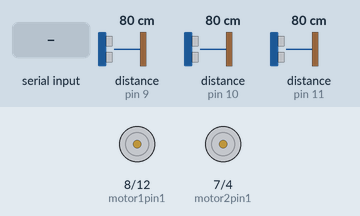
Recording of a sketch running on a simulated Arduino Uno, built with avr-gcc and run on an emulated ATmega328P. Parts: motor-driver pin pairs drawn as motors (green arrow = first pin HIGH = forward, orange = second pin HIGH = backward, longer = more drive, scaled by the enable pin). Wiring (inferred from the names in the program): 3 × ultrasonic range finder: trigger pin 9, echo pin 9 / trigger pin 10, echo pin 10 / trigger pin 11, echo pin 11. The inputs (shaded band) are chosen by the test bench; at power-on: distance to the obstacle (sensors on pin 10, pin 9, pin 11) 80 cm. The echo pulse lasts 58.3 µs per cm.

Above: at 1.2 s.
1.3 s: "U" received over Serial
At 2.5 s:
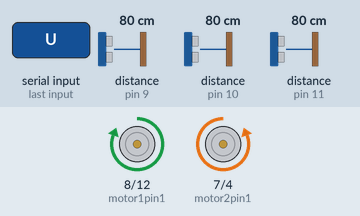
2.8 s: distance to the obstacle (sensor on pin 10) set to 13 cm
4.3 s: distance to the obstacle (sensor on pin 10) set to 10 cm
At 5.5 s:
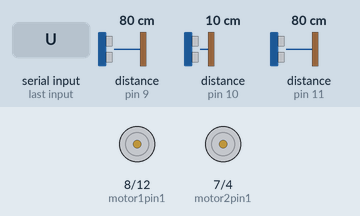
5.8 s: distance to the obstacle (sensor on pin 9) set to 13 cm
7.3 s: distance to the obstacle (sensor on pin 9) set to 10 cm
At 7.8 s:
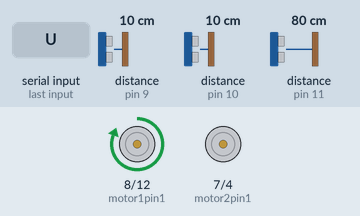
8.8 s: distance to the obstacle (sensor on pin 11) set to 13 cm
10.3 s: distance to the obstacle (sensor on pin 11) set to 10 cm
At 11.2 s:
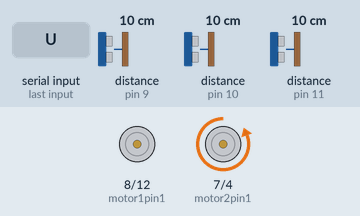
Timing chart, 0 to 12.8 s (numbered marks = the images above; inputs shaded):
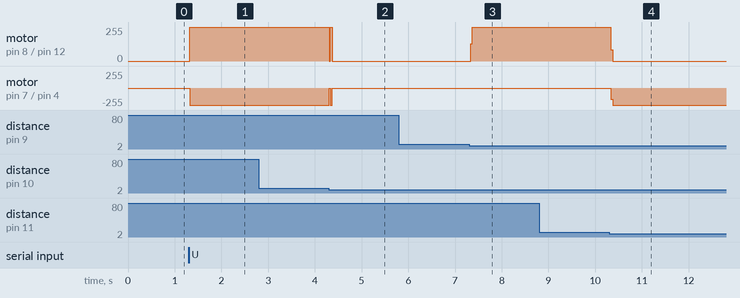

Measured:
- the behaviour switches between 12 and 11 cm on distance to the obstacle (sensor on pin 10) (found by bisection; images 1 and 2)
- the behaviour switches between 12 and 11 cm on distance to the obstacle (sensor on pin 9) (found by bisection; images 2 and 3)
- the behaviour switches between 12 and 11 cm on distance to the obstacle (sensor on pin 11) (found by bisection; images 3 and 4)
- after the input at 1.3 s, motor on pin 8 (motor1pin1) / pin 12 (motor1pin2): stopped → forward 255/255 at once; motor on pin 7 (motor2pin1) / pin 4 (motor2pin2): stopped → backward 255/255 at once
- after the input at 2.8 s, every drawn part: stays the same
- after the input at 4.3 s, motor on pin 8 (motor1pin1) / pin 12 (motor1pin2): forward 255/255 → stopped at once; motor on pin 7 (motor2pin1) / pin 4 (motor2pin2): backward 255/255 → stopped at once
- after the input at 5.8 s, every drawn part: stays the same
- after the input at 7.3 s, motor on pin 8 (motor1pin1) / pin 12 (motor1pin2): stopped → forward 255/255 at once
- after the input at 8.8 s, every drawn part: stays the same
- after the input at 10.3 s, motor on pin 8 (motor1pin1) / pin 12 (motor1pin2): forward 255/255 → stopped at once; motor on pin 7 (motor2pin1) / pin 4 (motor2pin2): stopped → backward 255/255 at once

The sketch:

Robot_Laberinto.ino
```cpp
int sensor_der =9;  // variable sensor SRF05 derecho
int sensor_recto = 10;  // variable sensor SRF05 delantero
int sensor_izq = 11;  // variable sensor SRF05 izquierdo
int cm_sens1;  // variable para guardar la medida recibida por el sensor derecho
int cm_sens2; // variable para guardar la medida recibida por el sensor delantero
int cm_sens3;  // varaible para guardar la medida recibida por el sensor izquierdo
int lecturaSensor1;  // variable para leer si esta en cierta medida que haga algo en concreto, sensor derecha
int lecturaSensor2;  // variable para leer si esta en cierta medida que haga algo en concreto, sensor delantero
int lecturaSensor3;  // variable para leer si esta en cierta medida que haga algo en concreto, sensor izquierda
char btdato;
char btdato1;

int aut_manu=2; // variable para elegir automatico o manual

int motor1pin1=8; //motor 1 adelante
int motor1pin2=12; //motor 1 atras
int enable1pin=13; // dar permiso al motor1 para que se mueva
int motor2pin1=7; // motor 2 adelante
int motor2pin2=4; // motor 2 atras
int enable2pin=5; // dar permiso al motor2 para que se mueva

long duracion;  // definir variables

void setup()  // definir variable como entradas o salidas
{
Serial.begin(9600);
 pinMode(motor1pin1, OUTPUT); // motor1 adelante, como salida
  pinMode(motor1pin2, OUTPUT);  // motor1 atras, como salida
  pinMode(enable1pin, OUTPUT);  // permiso de motor1, como salida
  pinMode(motor2pin1, OUTPUT);  // motor2 adelante, como salida
  pinMode(motor2pin2, OUTPUT);  // motor2 atras, como salida
  pinMode(enable2pin, OUTPUT);  // permiso de motor2, como salida
  digitalWrite(enable1pin, HIGH); //poner los permisos de movimiento en HIGH para que se puedan poner en marcha
  digitalWrite(enable2pin, HIGH);
}
//--------------------------------------------------FUNCION ULTRASONIDOS---------------------------------------------------------------------
int cmsensor1(){  // medir distancia sensor SRF05 derecho
  pinMode(sensor_der, OUTPUT);  // definir como salida
  digitalWrite(sensor_der, LOW);  // apagar
  delayMicroseconds(5);  // esperar 5 segundos
  digitalWrite(sensor_der, HIGH);  // encender
  delayMicroseconds(15);  // esperar 15 segundos
  digitalWrite(sensor_der, LOW);  // apagar
  pinMode(sensor_der, INPUT);  // definir como entrada
  duracion = pulseIn(sensor_der, HIGH);  //encender y calcular lo que a tardado desde que a mandado la señal hasta que la a recibido
  cm_sens1 = msCentimetros(duracion);  // poner el valor en centimetros
  return cm_sens1;  // devolver el dato al programa principal, en este caso el de la distancia
  }
int cmsensor2(){  // medir distancia sensor SRF05 delantero
  pinMode(sensor_recto, OUTPUT);  // definir como salida
  digitalWrite(sensor_recto, LOW);  // apagar
  delayMicroseconds(5);  // esperar 5 segundos
  digitalWrite(sensor_recto, HIGH);  // encender
  delayMicroseconds(15);  // esperar 15 segundos
  digitalWrite(sensor_recto, LOW);  // apagar
  pinMode(sensor_recto, INPUT);  // definir como entrada
  duracion = pulseIn(sensor_recto, HIGH);  // encender y calcular lo que a tardado desde que a mandado la señal hasta que la a recibido
  cm_sens2 = msCentimetros(duracion);  // poner el valor en centimetros
  return cm_sens2;  // devolver el dato al programa principal, en este caso el de la distancia
  }
int cmsensor3(){  // medir distancia sensor SRF05 izquierdo
  pinMode(sensor_izq, OUTPUT);  // definir como salida
  digitalWrite(sensor_izq, LOW);  // esperar 5 segundos
  delayMicroseconds(5);  // esperar 5 segundos
  digitalWrite(sensor_izq, HIGH);  // encender
  delayMicroseconds(15);  // esperar 15 segundos
  digitalWrite(sensor_izq, LOW);  //apagar
  pinMode(sensor_izq, INPUT);  // definir como entrada
  duracion = pulseIn(sensor_izq, HIGH);  // encender y calcular lo que a tardado desde que a mandado la señal hasta que la a recibido
  cm_sens3 = msCentimetros(duracion);  // poner el valor en centimetros
  return cm_sens3;  // devolver el dato al programa principal, en este caso el de la distancia
}
long msCentimetros(long microsegundos)  // calculo que hace falta hacer para que el resultado lo de en centimetros
{
return microsegundos / 29 / 2;
}
//----------------------------------------------------FUNCION MOTORES-----------------------------------------------------------------------
void adelante(){ // funcion para mover motor, sentido: adelante
    digitalWrite(motor1pin1,HIGH);
    digitalWrite(motor1pin2,LOW);
    digitalWrite(motor2pin1,LOW);
    digitalWrite(motor2pin2,HIGH);
}
void izquierda(){  // funcion para mover el motor, sentido: giro a la izquierda
    digitalWrite(motor1pin1,HIGH);
    digitalWrite(motor1pin2,LOW);
    digitalWrite(motor2pin1,LOW);
    digitalWrite(motor2pin2,LOW);
}
void derecha(){  // funcion para mover el motor, sentido: giro a la derecha
    digitalWrite(motor1pin1,LOW);
    digitalWrite(motor1pin2,LOW);
    digitalWrite(motor2pin1,LOW);
    digitalWrite(motor2pin2,HIGH);
}
void paro(){  // funcion para mover el motor, sentido: parar
    digitalWrite(motor1pin1,LOW);
    digitalWrite(motor1pin2,LOW);
    digitalWrite(motor2pin1,LOW);
    digitalWrite(motor2pin2,LOW);
}
void atras(){  // funcion para mover el motor, sentido: hacia atras
    digitalWrite(motor1pin1,LOW);
    digitalWrite(motor1pin2,HIGH);
    digitalWrite(motor2pin1,HIGH);
    digitalWrite(motor2pin2,LOW);
}
//----------------------------------------------------------------MANUAL/AUTOMATICO------------------------------------------------------------

//...............bluetooth...............
 void manual()
 {
   if (Serial.available()>0)
   {
   btdato1=Serial.read();
   switch (btdato1)
   {
          case 'P': //paro    //si le doy al boton de STOP, al programa le llega una 'P' y para los motores
          {
              paro();
              break;
          }
          case 'A': //adelante    // si le doy a la flecha de adelante, al programa le llega una 'A' y gira los motores para que el robot vaya haci adelante
          {
            adelante();
            break;
          }
          case 'D': //derecha    // si le doy a la flecha de la derecha, al programa le llega una 'D', se para un motor y el otro gira para que el robot gire a la derecha
          {
            derecha();
            break;
          }
          case 'I': //izquierda    // si le doy a la flecha de la izquierda, al programa le llega una 'I', se para un motor y el otro girar para que el robot gire a la izquierda
          {
            izquierda();
            break;
          }
          case 'R': //atras    // si le doy a la flecha de atras, al programa le llega una 'R' y los motores giran en sentido contrario al de adelante
          {
            atras();
            break;
          }
   }
   }
    }

//...............ultrasonidos...............

 void automatico()
 {

  lecturaSensor1=cmsensor1(); // el valor que tiene la variable 'cmsensor1' es el mismo valor que el de 'lecturaSensor1'
  lecturaSensor2=cmsensor2();
  lecturaSensor3=cmsensor3();

        adelante();  // cuando pulse automatico, los motores van a empezar a girar
       if (lecturaSensor2<=10) // si el sensor delantero detecta que está a menos de 10cm de un obstaculo
       {
         paro();  // se paran los motores
         if((lecturaSensor1<=10) && (lecturaSensor3>10)) // mientras que el sensor delantero sigue a menor de 10cm y el sensor derecho es menor de 10cm pero el izquierdo es mayor
         {
           izquierda();  // girar a la izquierda
         }
         if ((lecturaSensor1>10) && (lecturaSensor3<=10))  // mientras que el sensor delantero sigue siendo menor de 10cm y el sensor izquierdo es menor de 10 cm pero el derecho es mayor
         {
           derecha();  // girar a la derecha
         }
         if ((lecturaSensor1<=10) && (lecturaSensor3<=10))  // mientras que el sensor delantero sigue siendo menor de 10cm y el sensor izquierdo y el derecho son menores de 10cm
         {
           derecha();  // que gire a la derecha durante 3 segundos, para dar una vuelta de 180º
           delay(1000);
         }
       }

 }
 //-----------------------------------------------------------------INTERRUPCION----------------------------------------------------------------
void serialEvent()
{
   if (Serial.available()>0)
   {
   btdato=Serial.read();
   switch (btdato)
   {
     case 'U':
     {
       aut_manu=1;
       break;
    }
     case 'M':
     {
      aut_manu=2;
      break;
     }
   }
 }
}

//----------------------------------------------------------------FUNCION PRINCIPAL------------------------------------------------------------
void loop()
{
  lecturaSensor1=cmsensor1();  // el mismo valor que tiene la variable 'cmsensor1' es la que tendra el 'lecturaSensor1'
  lecturaSensor2=cmsensor2();
  lecturaSensor3=cmsensor3();
 if (Serial.available()>0)
   {
   btdato=Serial.read();
   switch (btdato)
   {
     case 'U': // cuando pulse el boton de automatico, el programa recibe una 'U'
     {
       aut_manu=1; // la variable se pone a '1'
       break;
    }
     case 'M': // cuando pulse el boton de manual, el programa recibe una 'M'
    {
      aut_manu=2; // la variable se pone a '2'
      break;
    }
   }
  while(aut_manu==1) // mientras que la variable sea '1'
  {
    automatico(); // hacer la funcion de 'automatico'
  }
   while(aut_manu==2) // mientras que la variable sea '2'
  {
    manual();  // hacer la funcion de 'manual'
  }
   }
}
```
